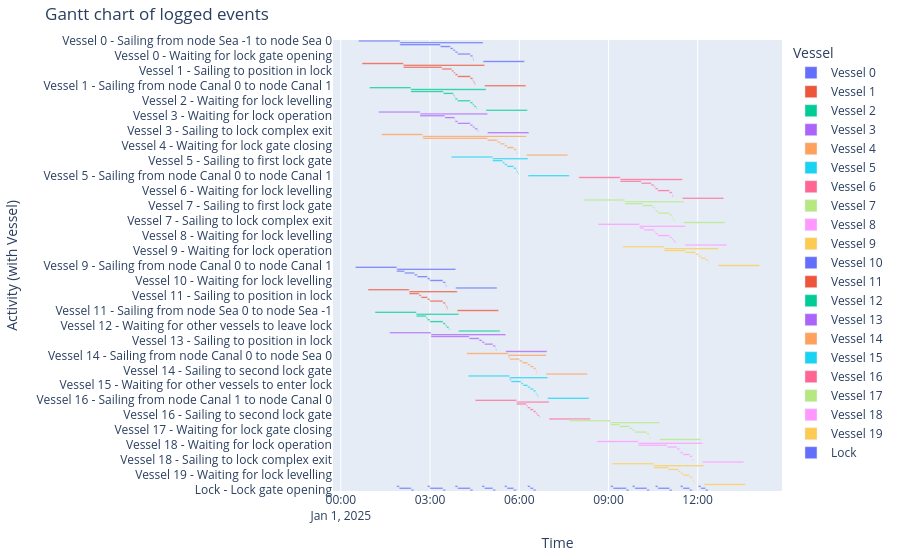

The notebook cell saved with this chart:
### Markdown cell above
#### Gantt chart of event table

### Code cell
df_eventtable = logbook2eventtable([*vessels, lock_chamber])
fig = generate_vessel_gantt_chart(df_eventtable)

### Figure 1 — Plotly figure (JSON) as saved in the notebook; plotly's stock layout.template omitted (floating-point values rounded to 4 significant figures)
{"data": [{"base": ["2025-01-01T00:35:49.000000", "2025-01-01T01:59:09.000000", "2025-01-01T01:59:09.000000", "2025-01-01T03:20:54.000000", "2025-01-01T03:40:54.000000", "2025-01-01T03:46:34.000000", "2025-01-01T03:50:42.000000", "2025-01-01T03:55:42.000000", "2025-01-01T04:21:12.000000", "2025-01-01T04:26:12.000000", "2025-01-01T04:27:01.000000", "2025-01-01T04:47:01.000000"], "hovertemplate": "object name=Vessel 0<br>start time=%{base}<br>stop time=%{x}<br>activity label=%{y}<extra></extra>", "legendgroup": "Vessel 0", "marker": {"color": "#636efa", "pattern": {"shape": ""}}, "name": "Vessel 0", "orientation": "h", "showlegend": true, "textposition": "auto", "type": "bar", "x": [5000000, 10072000, 4905000, 1200000, 340000, 248000, 300000, 1530000, 300000, 49000, 92000, 5000000], "xaxis": "x", "y": ["Vessel 0 - Sailing from node Sea -1 to node Sea 0", "Vessel 0 - Sailing from node Sea 0 to node Canal 0", "Vessel 0 - Waiting for lock operation", "Vessel 0 - Sailing to first lock gate", "Vessel 0 - Sailing to position in lock", "Vessel 0 - Waiting for other vessels to enter lock", "Vessel 0 - Waiting for lock gate closing", "Vessel 0 - Waiting for lock levelling", "Vessel 0 - Waiting for lock gate opening", "Vessel 0 - Sailing to second lock gate", "Vessel 0 - Sailing to lock complex exit", "Vessel 0 - Sailing from node Canal 0 to node Canal 1"], "yaxis": "y"}, {"base": ["2025-01-01T00:42:50.000000", "2025-01-01T02:06:10.000000", "2025-01-01T02:06:10.000000", "2025-01-01T03:23:54.000000", "2025-01-01T03:43:54.000000", "2025-01-01T03:47:56.000000", "2025-01-01T03:50:42.000000", "2025-01-01T03:55:42.000000", "2025-01-01T04:21:12.000000", "2025-01-01T04:26:12.000000", "2025-01-01T04:27:35.000000", "2025-01-01T04:30:01.000000", "2025-01-01T04:50:01.000000"], "hovertemplate": "object name=Vessel 1<br>start time=%{base}<br>stop time=%{x}<br>activity label=%{y}<extra></extra>", "legendgroup": "Vessel 1", "marker": {"color": "#EF553B", "pattern": {"shape": ""}}, "name": "Vessel 1", "orientation": "h", "showlegend": true, "textposition": "auto", "type": "bar", "x": [5000000, 9831000, 4664000, 1200000, 242000, 166000, 300000, 1530000, 300000, 83000, 146000, 92000, 5000000], "xaxis": "x", "y": ["Vessel 1 - Sailing from node Sea -1 to node Sea 0", "Vessel 1 - Sailing from node Sea 0 to node Canal 0", "Vessel 1 - Waiting for lock operation", "Vessel 1 - Sailing to first lock gate", "Vessel 1 - Sailing to position in lock", "Vessel 1 - Waiting for other vessels to enter lock", "Vessel 1 - Waiting for lock gate closing", "Vessel 1 - Waiting for lock levelling", "Vessel 1 - Waiting for lock gate opening", "Vessel 1 - Waiting for other vessels to leave lock", "Vessel 1 - Sailing to second lock gate", "Vessel 1 - Sailing to lock complex exit", "Vessel 1 - Sailing from node Canal 0 to node Canal 1"], "yaxis": "y"}, {"base": ["2025-01-01T00:57:57.000000", "2025-01-01T02:21:17.000000", "2025-01-01T02:21:17.000000", "2025-01-01T03:26:54.000000", "2025-01-01T03:46:54.000000", "2025-01-01T03:49:19.000000", "2025-01-01T03:50:42.000000", "2025-01-01T03:55:42.000000", "2025-01-01T04:21:12.000000", "2025-01-01T04:26:12.000000", "2025-01-01T04:28:58.000000", "2025-01-01T04:33:01.000000", "2025-01-01T04:53:01.000000"], "hovertemplate": "object name=Vessel 2<br>start time=%{base}<br>stop time=%{x}<br>activity label=%{y}<extra></extra>", "legendgroup": "Vessel 2", "marker": {"color": "#00cc96", "pattern": {"shape": ""}}, "name": "Vessel 2", "orientation": "h", "showlegend": true, "textposition": "auto", "type": "bar", "x": [5000000, 9104000, 3937000, 1200000, 145000, 83000, 300000, 1530000, 300000, 166000, 243000, 92000, 5000000], "xaxis": "x", "y": ["Vessel 2 - Sailing from node Sea -1 to node Sea 0", "Vessel 2 - Sailing from node Sea 0 to node Canal 0", "Vessel 2 - Waiting for lock operation", "Vessel 2 - Sailing to first lock gate", "Vessel 2 - Sailing to position in lock", "Vessel 2 - Waiting for other vessels to enter lock", "Vessel 2 - Waiting for lock gate closing", "Vessel 2 - Waiting for lock levelling", "Vessel 2 - Waiting for lock gate opening", "Vessel 2 - Waiting for other vessels to leave lock", "Vessel 2 - Sailing to second lock gate", "Vessel 2 - Sailing to lock complex exit", "Vessel 2 - Sailing from node Canal 0 to node Canal 1"], "yaxis": "y"}, {"base": ["2025-01-01T01:16:26.000000", "2025-01-01T02:39:46.000000", "2025-01-01T02:39:46.000000", "2025-01-01T03:29:54.000000", "2025-01-01T03:49:54.000000", "2025-01-01T03:50:42.000000", "2025-01-01T03:55:42.000000", "2025-01-01T04:21:12.000000", "2025-01-01T04:26:12.000000", "2025-01-01T04:30:21.000000", "2025-01-01T04:36:01.000000", "2025-01-01T04:56:01.000000"], "hovertemplate": "object name=Vessel 3<br>start time=%{base}<br>stop time=%{x}<br>activity label=%{y}<extra></extra>", "legendgroup": "Vessel 3", "marker": {"color": "#ab63fa", "pattern": {"shape": ""}}, "name": "Vessel 3", "orientation": "h", "showlegend": true, "textposition": "auto", "type": "bar", "x": [5000000, 8175000, 3008000, 1200000, 48000, 300000, 1530000, 300000, 249000, 340000, 92000, 5000000], "xaxis": "x", "y": ["Vessel 3 - Sailing from node Sea -1 to node Sea 0", "Vessel 3 - Sailing from node Sea 0 to node Canal 0", "Vessel 3 - Waiting for lock operation", "Vessel 3 - Sailing to first lock gate", "Vessel 3 - Sailing to position in lock", "Vessel 3 - Waiting for lock gate closing", "Vessel 3 - Waiting for lock levelling", "Vessel 3 - Waiting for lock gate opening", "Vessel 3 - Waiting for other vessels to leave lock", "Vessel 3 - Sailing to second lock gate", "Vessel 3 - Sailing to lock complex exit", "Vessel 3 - Sailing from node Canal 0 to node Canal 1"], "yaxis": "y"}, {"base": ["2025-01-01T01:21:56.000000", "2025-01-01T02:45:16.000000", "2025-01-01T02:45:16.000000", "2025-01-01T04:55:49.000000", "2025-01-01T05:15:49.000000", "2025-01-01T05:21:30.000000", "2025-01-01T05:30:25.000000", "2025-01-01T05:35:25.000000", "2025-01-01T05:48:45.000000", "2025-01-01T05:53:45.000000", "2025-01-01T05:54:33.000000", "2025-01-01T06:14:33.000000"], "hovertemplate": "object name=Vessel 4<br>start time=%{base}<br>stop time=%{x}<br>activity label=%{y}<extra></extra>", "legendgroup": "Vessel 4", "marker": {"color": "#FFA15A", "pattern": {"shape": ""}}, "name": "Vessel 4", "orientation": "h", "showlegend": true, "textposition": "auto", "type": "bar", "x": [5000000, 12557000, 7833000, 1200000, 341000, 535000, 300000, 800000, 300000, 48000, 93000, 5000000], "xaxis": "x", "y": ["Vessel 4 - Sailing from node Sea -1 to node Sea 0", "Vessel 4 - Sailing from node Sea 0 to node Canal 0", "Vessel 4 - Waiting for lock operation", "Vessel 4 - Sailing to first lock gate", "Vessel 4 - Sailing to position in lock", "Vessel 4 - Waiting for other vessels to enter lock", "Vessel 4 - Waiting for lock gate closing", "Vessel 4 - Waiting for lock levelling", "Vessel 4 - Waiting for lock gate opening", "Vessel 4 - Sailing to second lock gate", "Vessel 4 - Sailing to lock complex exit", "Vessel 4 - Sailing from node Canal 0 to node Canal 1"], "yaxis": "y"}, {"base": ["2025-01-01T03:43:02.000000", "2025-01-01T05:06:22.000000", "2025-01-01T05:06:22.000000", "2025-01-01T05:26:22.000000", "2025-01-01T05:30:25.000000", "2025-01-01T05:35:25.000000", "2025-01-01T05:48:45.000000", "2025-01-01T05:53:45.000000", "2025-01-01T05:55:08.000000", "2025-01-01T05:57:33.000000", "2025-01-01T06:17:33.000000"], "hovertemplate": "object name=Vessel 5<br>start time=%{base}<br>stop time=%{x}<br>activity label=%{y}<extra></extra>", "legendgroup": "Vessel 5", "marker": {"color": "#19d3f3", "pattern": {"shape": ""}}, "name": "Vessel 5", "orientation": "h", "showlegend": true, "textposition": "auto", "type": "bar", "x": [5000000, 4271000, 1200000, 243000, 300000, 800000, 300000, 83000, 145000, 93000, 5000000], "xaxis": "x", "y": ["Vessel 5 - Sailing from node Sea -1 to node Sea 0", "Vessel 5 - Sailing from node Sea 0 to node Canal 0", "Vessel 5 - Sailing to first lock gate", "Vessel 5 - Sailing to position in lock", "Vessel 5 - Waiting for lock gate closing", "Vessel 5 - Waiting for lock levelling", "Vessel 5 - Waiting for lock gate opening", "Vessel 5 - Waiting for other vessels to leave lock", "Vessel 5 - Sailing to second lock gate", "Vessel 5 - Sailing to lock complex exit", "Vessel 5 - Sailing from node Canal 0 to node Canal 1"], "yaxis": "y"}, {"base": ["2025-01-01T08:00:20.000000", "2025-01-01T09:23:40.000000", "2025-01-01T09:23:40.000000", "2025-01-01T10:06:19.000000", "2025-01-01T10:26:19.000000", "2025-01-01T10:31:59.000000", "2025-01-01T10:34:44.000000", "2025-01-01T10:39:44.000000", "2025-01-01T11:03:14.000000", "2025-01-01T11:08:14.000000", "2025-01-01T11:09:03.000000", "2025-01-01T11:29:03.000000"], "hovertemplate": "object name=Vessel 6<br>start time=%{base}<br>stop time=%{x}<br>activity label=%{y}<extra></extra>", "legendgroup": "Vessel 6", "marker": {"color": "#FF6692", "pattern": {"shape": ""}}, "name": "Vessel 6", "orientation": "h", "showlegend": true, "textposition": "auto", "type": "bar", "x": [5000000, 7523000, 2559000, 1200000, 340000, 165000, 300000, 1410000, 300000, 49000, 92000, 5000000], "xaxis": "x", "y": ["Vessel 6 - Sailing from node Sea -1 to node Sea 0", "Vessel 6 - Sailing from node Sea 0 to node Canal 0", "Vessel 6 - Waiting for lock operation", "Vessel 6 - Sailing to first lock gate", "Vessel 6 - Sailing to position in lock", "Vessel 6 - Waiting for other vessels to enter lock", "Vessel 6 - Waiting for lock gate closing", "Vessel 6 - Waiting for lock levelling", "Vessel 6 - Waiting for lock gate opening", "Vessel 6 - Sailing to second lock gate", "Vessel 6 - Sailing to lock complex exit", "Vessel 6 - Sailing from node Canal 0 to node Canal 1"], "yaxis": "y"}, {"base": ["2025-01-01T08:09:37.000000", "2025-01-01T09:32:57.000000", "2025-01-01T09:32:57.000000", "2025-01-01T10:09:19.000000", "2025-01-01T10:29:19.000000", "2025-01-01T10:33:22.000000", "2025-01-01T10:34:44.000000", "2025-01-01T10:39:44.000000", "2025-01-01T11:03:14.000000", "2025-01-01T11:08:14.000000", "2025-01-01T11:09:37.000000", "2025-01-01T11:12:03.000000", "2025-01-01T11:32:03.000000"], "hovertemplate": "object name=Vessel 7<br>start time=%{base}<br>stop time=%{x}<br>activity label=%{y}<extra></extra>", "legendgroup": "Vessel 7", "marker": {"color": "#B6E880", "pattern": {"shape": ""}}, "name": "Vessel 7", "orientation": "h", "showlegend": true, "textposition": "auto", "type": "bar", "x": [5000000, 7146000, 2182000, 1200000, 243000, 82000, 300000, 1410000, 300000, 83000, 146000, 92000, 5000000], "xaxis": "x", "y": ["Vessel 7 - Sailing from node Sea -1 to node Sea 0", "Vessel 7 - Sailing from node Sea 0 to node Canal 0", "Vessel 7 - Waiting for lock operation", "Vessel 7 - Sailing to first lock gate", "Vessel 7 - Sailing to position in lock", "Vessel 7 - Waiting for other vessels to enter lock", "Vessel 7 - Waiting for lock gate closing", "Vessel 7 - Waiting for lock levelling", "Vessel 7 - Waiting for lock gate opening", "Vessel 7 - Waiting for other vessels to leave lock", "Vessel 7 - Sailing to second lock gate", "Vessel 7 - Sailing to lock complex exit", "Vessel 7 - Sailing from node Canal 0 to node Canal 1"], "yaxis": "y"}, {"base": ["2025-01-01T08:39:29.000000", "2025-01-01T10:02:49.000000", "2025-01-01T10:02:49.000000", "2025-01-01T10:12:19.000000", "2025-01-01T10:32:19.000000", "2025-01-01T10:34:44.000000", "2025-01-01T10:39:44.000000", "2025-01-01T11:03:14.000000", "2025-01-01T11:08:14.000000", "2025-01-01T11:11:00.000000", "2025-01-01T11:15:03.000000", "2025-01-01T11:35:03.000000"], "hovertemplate": "object name=Vessel 8<br>start time=%{base}<br>stop time=%{x}<br>activity label=%{y}<extra></extra>", "legendgroup": "Vessel 8", "marker": {"color": "#FF97FF", "pattern": {"shape": ""}}, "name": "Vessel 8", "orientation": "h", "showlegend": true, "textposition": "auto", "type": "bar", "x": [5000000, 5534000, 570000, 1200000, 145000, 300000, 1410000, 300000, 166000, 243000, 92000, 5000000], "xaxis": "x", "y": ["Vessel 8 - Sailing from node Sea -1 to node Sea 0", "Vessel 8 - Sailing from node Sea 0 to node Canal 0", "Vessel 8 - Waiting for lock operation", "Vessel 8 - Sailing to first lock gate", "Vessel 8 - Sailing to position in lock", "Vessel 8 - Waiting for lock gate closing", "Vessel 8 - Waiting for lock levelling", "Vessel 8 - Waiting for lock gate opening", "Vessel 8 - Waiting for other vessels to leave lock", "Vessel 8 - Sailing to second lock gate", "Vessel 8 - Sailing to lock complex exit", "Vessel 8 - Sailing from node Canal 0 to node Canal 1"], "yaxis": "y"}, {"base": ["2025-01-01T09:29:03.000000", "2025-01-01T10:52:23.000000", "2025-01-01T10:52:23.000000", "2025-01-01T11:35:45.000000", "2025-01-01T11:55:45.000000", "2025-01-01T12:01:25.000000", "2025-01-01T12:06:25.000000", "2025-01-01T12:15:45.000000", "2025-01-01T12:20:45.000000", "2025-01-01T12:21:33.000000", "2025-01-01T12:41:33.000000"], "hovertemplate": "object name=Vessel 9<br>start time=%{base}<br>stop time=%{x}<br>activity label=%{y}<extra></extra>", "legendgroup": "Vessel 9", "marker": {"color": "#FECB52", "pattern": {"shape": ""}}, "name": "Vessel 9", "orientation": "h", "showlegend": true, "textposition": "auto", "type": "bar", "x": [5000000, 6550000, 2602000, 1200000, 340000, 300000, 560000, 300000, 48000, 93000, 5000000], "xaxis": "x", "y": ["Vessel 9 - Sailing from node Sea -1 to node Sea 0", "Vessel 9 - Sailing from node Sea 0 to node Canal 0", "Vessel 9 - Waiting for lock operation", "Vessel 9 - Sailing to first lock gate", "Vessel 9 - Sailing to position in lock", "Vessel 9 - Waiting for lock gate closing", "Vessel 9 - Waiting for lock levelling", "Vessel 9 - Waiting for lock gate opening", "Vessel 9 - Sailing to second lock gate", "Vessel 9 - Sailing to lock complex exit", "Vessel 9 - Sailing from node Canal 0 to node Canal 1"], "yaxis": "y"}, {"base": ["2025-01-01T00:29:29.000000", "2025-01-01T01:52:49.000000", "2025-01-01T01:52:49.000000", "2025-01-01T02:08:31.000000", "2025-01-01T02:28:31.000000", "2025-01-01T02:34:11.000000", "2025-01-01T02:54:40.000000", "2025-01-01T02:59:40.000000", "2025-01-01T03:26:00.000000", "2025-01-01T03:31:00.000000", "2025-01-01T03:31:49.000000", "2025-01-01T03:51:49.000000"], "hovertemplate": "object name=Vessel 10<br>start time=%{base}<br>stop time=%{x}<br>activity label=%{y}<extra></extra>", "legendgroup": "Vessel 10", "marker": {"color": "#636efa", "pattern": {"shape": ""}}, "name": "Vessel 10", "orientation": "h", "showlegend": true, "textposition": "auto", "type": "bar", "x": [5000000, 7140000, 942000, 1200000, 340000, 1229000, 300000, 1580000, 300000, 49000, 92000, 5000000], "xaxis": "x", "y": ["Vessel 10 - Sailing from node Canal 1 to node Canal 0", "Vessel 10 - Sailing from node Canal 0 to node Sea 0", "Vessel 10 - Waiting for lock operation", "Vessel 10 - Sailing to first lock gate", "Vessel 10 - Sailing to position in lock", "Vessel 10 - Waiting for other vessels to enter lock", "Vessel 10 - Waiting for lock gate closing", "Vessel 10 - Waiting for lock levelling", "Vessel 10 - Waiting for lock gate opening", "Vessel 10 - Sailing to second lock gate", "Vessel 10 - Sailing to lock complex exit", "Vessel 10 - Sailing from node Sea 0 to node Sea -1"], "yaxis": "y"}, {"base": ["2025-01-01T00:54:42.000000", "2025-01-01T02:18:02.000000", "2025-01-01T02:18:02.000000", "2025-01-01T02:38:02.000000", "2025-01-01T02:42:05.000000", "2025-01-01T02:54:40.000000", "2025-01-01T02:59:40.000000", "2025-01-01T03:26:00.000000", "2025-01-01T03:31:00.000000", "2025-01-01T03:32:23.000000", "2025-01-01T03:34:49.000000", "2025-01-01T03:54:49.000000"], "hovertemplate": "object name=Vessel 11<br>start time=%{base}<br>stop time=%{x}<br>activity label=%{y}<extra></extra>", "legendgroup": "Vessel 11", "marker": {"color": "#EF553B", "pattern": {"shape": ""}}, "name": "Vessel 11", "orientation": "h", "showlegend": true, "textposition": "auto", "type": "bar", "x": [5000000, 5807000, 1200000, 243000, 755000, 300000, 1580000, 300000, 83000, 146000, 92000, 5000000], "xaxis": "x", "y": ["Vessel 11 - Sailing from node Canal 1 to node Canal 0", "Vessel 11 - Sailing from node Canal 0 to node Sea 0", "Vessel 11 - Sailing to first lock gate", "Vessel 11 - Sailing to position in lock", "Vessel 11 - Waiting for other vessels to enter lock", "Vessel 11 - Waiting for lock gate closing", "Vessel 11 - Waiting for lock levelling", "Vessel 11 - Waiting for lock gate opening", "Vessel 11 - Waiting for other vessels to leave lock", "Vessel 11 - Sailing to second lock gate", "Vessel 11 - Sailing to lock complex exit", "Vessel 11 - Sailing from node Sea 0 to node Sea -1"], "yaxis": "y"}, {"base": ["2025-01-01T01:08:54.000000", "2025-01-01T02:32:14.000000", "2025-01-01T02:32:14.000000", "2025-01-01T02:52:14.000000", "2025-01-01T02:54:40.000000", "2025-01-01T02:59:40.000000", "2025-01-01T03:26:00.000000", "2025-01-01T03:31:00.000000", "2025-01-01T03:33:46.000000", "2025-01-01T03:37:49.000000", "2025-01-01T03:57:49.000000"], "hovertemplate": "object name=Vessel 12<br>start time=%{base}<br>stop time=%{x}<br>activity label=%{y}<extra></extra>", "legendgroup": "Vessel 12", "marker": {"color": "#00cc96", "pattern": {"shape": ""}}, "name": "Vessel 12", "orientation": "h", "showlegend": true, "textposition": "auto", "type": "bar", "x": [5000000, 5135000, 1200000, 146000, 300000, 1580000, 300000, 166000, 243000, 92000, 5000000], "xaxis": "x", "y": ["Vessel 12 - Sailing from node Canal 1 to node Canal 0", "Vessel 12 - Sailing from node Canal 0 to node Sea 0", "Vessel 12 - Sailing to first lock gate", "Vessel 12 - Sailing to position in lock", "Vessel 12 - Waiting for lock gate closing", "Vessel 12 - Waiting for lock levelling", "Vessel 12 - Waiting for lock gate opening", "Vessel 12 - Waiting for other vessels to leave lock", "Vessel 12 - Sailing to second lock gate", "Vessel 12 - Sailing to lock complex exit", "Vessel 12 - Sailing from node Sea 0 to node Sea -1"], "yaxis": "y"}, {"base": ["2025-01-01T01:38:31.000000", "2025-01-01T03:01:51.000000", "2025-01-01T03:01:51.000000", "2025-01-01T04:19:06.000000", "2025-01-01T04:39:06.000000", "2025-01-01T04:44:46.000000", "2025-01-01T04:49:46.000000", "2025-01-01T05:06:56.000000", "2025-01-01T05:11:56.000000", "2025-01-01T05:12:44.000000", "2025-01-01T05:32:44.000000"], "hovertemplate": "object name=Vessel 13<br>start time=%{base}<br>stop time=%{x}<br>activity label=%{y}<extra></extra>", "legendgroup": "Vessel 13", "marker": {"color": "#ab63fa", "pattern": {"shape": ""}}, "name": "Vessel 13", "orientation": "h", "showlegend": true, "textposition": "auto", "type": "bar", "x": [5000000, 9053000, 4635000, 1200000, 340000, 300000, 1030000, 300000, 48000, 93000, 5000000], "xaxis": "x", "y": ["Vessel 13 - Sailing from node Canal 1 to node Canal 0", "Vessel 13 - Sailing from node Canal 0 to node Sea 0", "Vessel 13 - Waiting for lock operation", "Vessel 13 - Sailing to first lock gate", "Vessel 13 - Sailing to position in lock", "Vessel 13 - Waiting for lock gate closing", "Vessel 13 - Waiting for lock levelling", "Vessel 13 - Waiting for lock gate opening", "Vessel 13 - Sailing to second lock gate", "Vessel 13 - Sailing to lock complex exit", "Vessel 13 - Sailing from node Sea 0 to node Sea -1"], "yaxis": "y"}, {"base": ["2025-01-01T04:14:15.000000", "2025-01-01T05:37:35.000000", "2025-01-01T05:37:35.000000", "2025-01-01T05:40:38.000000", "2025-01-01T06:00:38.000000", "2025-01-01T06:06:19.000000", "2025-01-01T06:16:58.000000", "2025-01-01T06:21:58.000000", "2025-01-01T06:28:28.000000", "2025-01-01T06:33:28.000000", "2025-01-01T06:34:16.000000", "2025-01-01T06:54:16.000000"], "hovertemplate": "object name=Vessel 14<br>start time=%{base}<br>stop time=%{x}<br>activity label=%{y}<extra></extra>", "legendgroup": "Vessel 14", "marker": {"color": "#FFA15A", "pattern": {"shape": ""}}, "name": "Vessel 14", "orientation": "h", "showlegend": true, "textposition": "auto", "type": "bar", "x": [5000000, 4601000, 183000, 1200000, 341000, 639000, 300000, 390000, 300000, 48000, 93000, 5000000], "xaxis": "x", "y": ["Vessel 14 - Sailing from node Canal 1 to node Canal 0", "Vessel 14 - Sailing from node Canal 0 to node Sea 0", "Vessel 14 - Waiting for lock operation", "Vessel 14 - Sailing to first lock gate", "Vessel 14 - Sailing to position in lock", "Vessel 14 - Waiting for other vessels to enter lock", "Vessel 14 - Waiting for lock gate closing", "Vessel 14 - Waiting for lock levelling", "Vessel 14 - Waiting for lock gate opening", "Vessel 14 - Sailing to second lock gate", "Vessel 14 - Sailing to lock complex exit", "Vessel 14 - Sailing from node Sea 0 to node Sea -1"], "yaxis": "y"}, {"base": ["2025-01-01T04:17:13.000000", "2025-01-01T05:40:33.000000", "2025-01-01T05:40:33.000000", "2025-01-01T05:43:38.000000", "2025-01-01T06:03:38.000000", "2025-01-01T06:07:41.000000", "2025-01-01T06:16:58.000000", "2025-01-01T06:21:58.000000", "2025-01-01T06:28:28.000000", "2025-01-01T06:33:28.000000", "2025-01-01T06:34:51.000000", "2025-01-01T06:37:16.000000", "2025-01-01T06:57:16.000000"], "hovertemplate": "object name=Vessel 15<br>start time=%{base}<br>stop time=%{x}<br>activity label=%{y}<extra></extra>", "legendgroup": "Vessel 15", "marker": {"color": "#19d3f3", "pattern": {"shape": ""}}, "name": "Vessel 15", "orientation": "h", "showlegend": true, "textposition": "auto", "type": "bar", "x": [5000000, 4603000, 185000, 1200000, 243000, 557000, 300000, 390000, 300000, 83000, 145000, 93000, 5000000], "xaxis": "x", "y": ["Vessel 15 - Sailing from node Canal 1 to node Canal 0", "Vessel 15 - Sailing from node Canal 0 to node Sea 0", "Vessel 15 - Waiting for lock operation", "Vessel 15 - Sailing to first lock gate", "Vessel 15 - Sailing to position in lock", "Vessel 15 - Waiting for other vessels to enter lock", "Vessel 15 - Waiting for lock gate closing", "Vessel 15 - Waiting for lock levelling", "Vessel 15 - Waiting for lock gate opening", "Vessel 15 - Waiting for other vessels to leave lock", "Vessel 15 - Sailing to second lock gate", "Vessel 15 - Sailing to lock complex exit", "Vessel 15 - Sailing from node Sea 0 to node Sea -1"], "yaxis": "y"}, {"base": ["2025-01-01T04:31:12.000000", "2025-01-01T05:54:32.000000", "2025-01-01T05:54:32.000000", "2025-01-01T06:14:32.000000", "2025-01-01T06:16:58.000000", "2025-01-01T06:21:58.000000", "2025-01-01T06:28:28.000000", "2025-01-01T06:33:28.000000", "2025-01-01T06:36:13.000000", "2025-01-01T06:40:16.000000", "2025-01-01T07:00:16.000000"], "hovertemplate": "object name=Vessel 16<br>start time=%{base}<br>stop time=%{x}<br>activity label=%{y}<extra></extra>", "legendgroup": "Vessel 16", "marker": {"color": "#FF6692", "pattern": {"shape": ""}}, "name": "Vessel 16", "orientation": "h", "showlegend": true, "textposition": "auto", "type": "bar", "x": [5000000, 3944000, 1200000, 146000, 300000, 390000, 300000, 165000, 243000, 93000, 5000000], "xaxis": "x", "y": ["Vessel 16 - Sailing from node Canal 1 to node Canal 0", "Vessel 16 - Sailing from node Canal 0 to node Sea 0", "Vessel 16 - Sailing to first lock gate", "Vessel 16 - Sailing to position in lock", "Vessel 16 - Waiting for lock gate closing", "Vessel 16 - Waiting for lock levelling", "Vessel 16 - Waiting for lock gate opening", "Vessel 16 - Waiting for other vessels to leave lock", "Vessel 16 - Sailing to second lock gate", "Vessel 16 - Sailing to lock complex exit", "Vessel 16 - Sailing from node Sea 0 to node Sea -1"], "yaxis": "y"}, {"base": ["2025-01-01T07:41:02.000000", "2025-01-01T09:04:22.000000", "2025-01-01T09:04:22.000000", "2025-01-01T09:22:35.000000", "2025-01-01T09:42:35.000000", "2025-01-01T09:48:15.000000", "2025-01-01T09:53:15.000000", "2025-01-01T10:17:25.000000", "2025-01-01T10:22:25.000000", "2025-01-01T10:23:14.000000", "2025-01-01T10:43:14.000000"], "hovertemplate": "object name=Vessel 17<br>start time=%{base}<br>stop time=%{x}<br>activity label=%{y}<extra></extra>", "legendgroup": "Vessel 17", "marker": {"color": "#B6E880", "pattern": {"shape": ""}}, "name": "Vessel 17", "orientation": "h", "showlegend": true, "textposition": "auto", "type": "bar", "x": [5000000, 5932000, 1093000, 1200000, 340000, 300000, 1450000, 300000, 49000, 92000, 5000000], "xaxis": "x", "y": ["Vessel 17 - Sailing from node Canal 1 to node Canal 0", "Vessel 17 - Sailing from node Canal 0 to node Sea 0", "Vessel 17 - Waiting for lock operation", "Vessel 17 - Sailing to first lock gate", "Vessel 17 - Sailing to position in lock", "Vessel 17 - Waiting for lock gate closing", "Vessel 17 - Waiting for lock levelling", "Vessel 17 - Waiting for lock gate opening", "Vessel 17 - Sailing to second lock gate", "Vessel 17 - Sailing to lock complex exit", "Vessel 17 - Sailing from node Sea 0 to node Sea -1"], "yaxis": "y"}, {"base": ["2025-01-01T08:36:58.000000", "2025-01-01T10:00:18.000000", "2025-01-01T10:00:18.000000", "2025-01-01T10:58:08.000000", "2025-01-01T11:18:08.000000", "2025-01-01T11:23:48.000000", "2025-01-01T11:25:11.000000", "2025-01-01T11:30:11.000000", "2025-01-01T11:43:51.000000", "2025-01-01T11:48:51.000000", "2025-01-01T11:49:40.000000", "2025-01-01T12:09:40.000000"], "hovertemplate": "object name=Vessel 18<br>start time=%{base}<br>stop time=%{x}<br>activity label=%{y}<extra></extra>", "legendgroup": "Vessel 18", "marker": {"color": "#FF97FF", "pattern": {"shape": ""}}, "name": "Vessel 18", "orientation": "h", "showlegend": true, "textposition": "auto", "type": "bar", "x": [5000000, 7762000, 3470000, 1200000, 340000, 83000, 300000, 820000, 300000, 49000, 92000, 5000000], "xaxis": "x", "y": ["Vessel 18 - Sailing from node Canal 1 to node Canal 0", "Vessel 18 - Sailing from node Canal 0 to node Sea 0", "Vessel 18 - Waiting for lock operation", "Vessel 18 - Sailing to first lock gate", "Vessel 18 - Sailing to position in lock", "Vessel 18 - Waiting for other vessels to enter lock", "Vessel 18 - Waiting for lock gate closing", "Vessel 18 - Waiting for lock levelling", "Vessel 18 - Waiting for lock gate opening", "Vessel 18 - Sailing to second lock gate", "Vessel 18 - Sailing to lock complex exit", "Vessel 18 - Sailing from node Sea 0 to node Sea -1"], "yaxis": "y"}, {"base": ["2025-01-01T09:07:44.000000", "2025-01-01T10:31:04.000000", "2025-01-01T10:31:04.000000", "2025-01-01T11:01:08.000000", "2025-01-01T11:21:08.000000", "2025-01-01T11:25:11.000000", "2025-01-01T11:30:11.000000", "2025-01-01T11:43:51.000000", "2025-01-01T11:48:51.000000", "2025-01-01T11:50:14.000000", "2025-01-01T11:52:40.000000", "2025-01-01T12:12:40.000000"], "hovertemplate": "object name=Vessel 19<br>start time=%{base}<br>stop time=%{x}<br>activity label=%{y}<extra></extra>", "legendgroup": "Vessel 19", "marker": {"color": "#FECB52", "pattern": {"shape": ""}}, "name": "Vessel 19", "orientation": "h", "showlegend": true, "textposition": "auto", "type": "bar", "x": [5000000, 6096000, 1804000, 1200000, 243000, 300000, 820000, 300000, 83000, 146000, 92000, 5000000], "xaxis": "x", "y": ["Vessel 19 - Sailing from node Canal 1 to node Canal 0", "Vessel 19 - Sailing from node Canal 0 to node Sea 0", "Vessel 19 - Waiting for lock operation", "Vessel 19 - Sailing to first lock gate", "Vessel 19 - Sailing to position in lock", "Vessel 19 - Waiting for lock gate closing", "Vessel 19 - Waiting for lock levelling", "Vessel 19 - Waiting for lock gate opening", "Vessel 19 - Waiting for other vessels to leave lock", "Vessel 19 - Sailing to second lock gate", "Vessel 19 - Sailing to lock complex exit", "Vessel 19 - Sailing from node Sea 0 to node Sea -1"], "yaxis": "y"}, {"base": ["2025-01-01T01:52:49.000000", "2025-01-01T01:57:49.000000", "2025-01-01T02:21:59.000000", "2025-01-01T02:54:40.000000", "2025-01-01T02:59:40.000000", "2025-01-01T03:26:00.000000", "2025-01-01T03:50:42.000000", "2025-01-01T03:55:42.000000", "2025-01-01T04:21:12.000000", "2025-01-01T04:44:46.000000", "2025-01-01T04:49:46.000000", "2025-01-01T05:06:56.000000", "2025-01-01T05:30:25.000000", "2025-01-01T05:35:25.000000", "2025-01-01T05:48:45.000000", "2025-01-01T06:16:58.000000", "2025-01-01T06:21:58.000000", "2025-01-01T06:28:28.000000", "2025-01-01T09:04:22.000000", "2025-01-01T09:09:22.000000", "2025-01-01T09:36:02.000000", "2025-01-01T09:48:15.000000", "2025-01-01T09:53:15.000000", "2025-01-01T10:17:25.000000", "2025-01-01T10:34:44.000000", "2025-01-01T10:39:44.000000", "2025-01-01T11:03:14.000000", "2025-01-01T11:25:11.000000", "2025-01-01T11:30:11.000000", "2025-01-01T11:43:51.000000", "2025-01-01T12:01:25.000000", "2025-01-01T12:06:25.000000", "2025-01-01T12:15:45.000000"], "hovertemplate": "object name=Lock<br>start time=%{base}<br>stop time=%{x}<br>activity label=%{y}<extra></extra>", "legendgroup": "Lock", "marker": {"color": "#636efa", "pattern": {"shape": ""}}, "name": "Lock", "orientation": "h", "showlegend": true, "textposition": "auto", "type": "bar", "x": [300000, 1450000, 300000, 300000, 1580000, 300000, 300000, 1530000, 300000, 300000, 1030000, 300000, 300000, 800000, 300000, 300000, 390000, 300000, 300000, 1600000, 300000, 300000, 1450000, 300000, 300000, 1410000, 300000, 300000, 820000, 300000, 300000, 560000, 300000], "xaxis": "x", "y": ["Lock - Lock gate closing", "Lock - Lock levelling", "Lock - Lock gate opening", "Lock - Lock gate closing", "Lock - Lock levelling", "Lock - Lock gate opening", "Lock - Lock gate closing", "Lock - Lock levelling", "Lock - Lock gate opening", "Lock - Lock gate closing", "Lock - Lock levelling", "Lock - Lock gate opening", "Lock - Lock gate closing", "Lock - Lock levelling", "Lock - Lock gate opening", "Lock - Lock gate closing", "Lock - Lock levelling", "Lock - Lock gate opening", "Lock - Lock gate closing", "Lock - Lock levelling", "Lock - Lock gate opening", "Lock - Lock gate closing", "Lock - Lock levelling", "Lock - Lock gate opening", "Lock - Lock gate closing", "Lock - Lock levelling", "Lock - Lock gate opening", "Lock - Lock gate closing", "Lock - Lock levelling", "Lock - Lock gate opening", "Lock - Lock gate closing", "Lock - Lock levelling", "Lock - Lock gate opening"], "yaxis": "y"}], "layout": {"barmode": "overlay", "legend": {"title": {"text": "Vessel"}, "tracegroupgap": 0}, "margin": {"b": 20, "l": 20, "r": 20, "t": 40}, "title": {"text": "Gantt chart of logged events"}, "xaxis": {"anchor": "y", "domain": [0, 1], "title": {"text": "Time"}, "type": "date"}, "yaxis": {"anchor": "x", "autorange": "reversed", "domain": [0, 1], "title": {"text": "Activity (with Vessel)"}}}}
